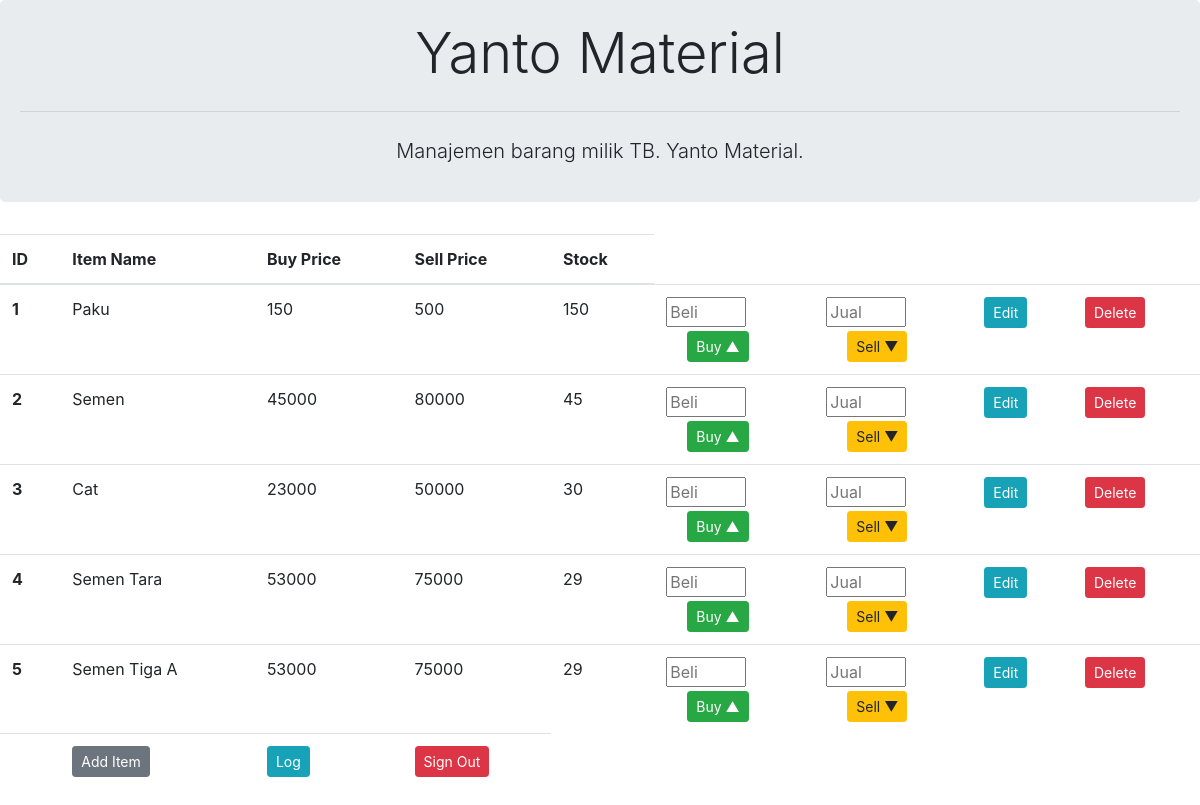
The page /read.php (signed in) on the database its author committed.
### tables this page shows
CREATE TABLE `barang` (
  `IDBarang` int(11) NOT NULL,
  `NamaBarang` varchar(128) NOT NULL,
  `HargaBeli` int(11) NOT NULL,
  `HargaJual` int(11) NOT NULL,
  `Stok` int(11) NOT NULL
);

### read.php (the view, shortened to what this page needs)
<?php
  include 'connection.php';
?>
<!DOCTYPE html>
<html lang="en" dir="ltr">
  <head>
    <link rel="stylesheet" href="https://cdn.jsdelivr.net/npm/bootstrap@4.5.3/dist/css/bootstrap.min.css">
  </head>
  <body>
    <div class="jumbotron text-center" style="padding:20px">
      <h1 class="display-4">Yanto Material</h1>
      <hr class="my-4">
      <p class="lead">Manajemen barang milik TB. Yanto Material.</p>
    </div>
  <table class="table">
  <thead>
    <tr>
      <th scope="col">ID</th>
      <th scope="col">Item Name</th>
      <th scope="col">Buy Price</th>
      <th scope="col">Sell Price</th>
      <th scope="col">Stock</th>
    </tr>
  </thead>
  <tbody>
      <?php
        $sql = "SELECT * FROM barang";
        $result = $connect->query($sql);
        $counter = 0;
        if($result->num_rows>0){
         while ($row = $result->fetch_assoc()){
           $counter++;
           echo "<tr>" .
                "<th scope='row'> $counter </th>" .
                "<td> {$row['NamaBarang']} </td>" .
                "<td> {$row['HargaBeli']} </td>" .
                "<td> {$row['HargaJual']} </td>" .
                "<td> {$row['Stok']} </td>" .
                "<form action='#' method='post'>" .
                "<td><input name='id' value={$row['IDBarang']} hidden>".
                "<input name='jumlah' type='number' min='1' name='jumlah' placeholder='Beli' style='width:80px'>" .
                "<br><button name='buy' type='submit' class='btn btn-sm btn-success' style='margin-left:21px; margin-top:4px'>Buy &#9650;</button></td>" .
                "</form>" .
                "<form action='#' method='post'>" .
                "<input name='id' value={$row['IDBarang']} hidden>".
                "<td><input type='number' min='1' name='jumlah' placeholder='Jual' style='width:80px'>".
                "<br><button name='sell' class='btn btn-sm btn-warning' style='margin-left:21px; margin-top:4px'>Sell &#9660;</button></td>" .
                "</form>" .
                "<form action='update.php' method='post'>" .
                "<input name='id' value={$row['IDBarang']} hidden>".
                "<td><button type='submit' class='btn btn-sm btn-info'>Edit</button></td>" .
                "</form>" .
                "<form action='delete.php' method='post'>" .
                "<input name='id' value={$row['IDBarang']} hidden>".
                "<td><button class='btn btn-sm btn-danger'>Delete</button></td>" .
                "</form></tr>" ;
         }
        }
        ?>
        <td></td>
        <td><a href='create.php' class='btn btn-sm btn-secondary mx-auto'>Add Item</a></td>
        <td><a href='log.php' class='btn btn-sm btn-info mx-auto'>Log</a></td>
        <td><a href='logout.php' class='btn btn-sm btn-danger mx-auto'>Sign Out</a></td>
  </tbody>
</table>
  </body>
</html>

### rows shown on the page
barang: NamaBarang "Paku", HargaBeli "150", HargaJual "500", Stok "150"
barang: NamaBarang "Semen", HargaBeli "45000", HargaJual "80000", Stok "45"
barang: NamaBarang "Cat", HargaBeli "23000", HargaJual "50000", Stok "30"
barang: NamaBarang "Semen Tara", HargaBeli "53000", HargaJual "75000", Stok "29"
barang: NamaBarang "Semen Tiga A", HargaBeli "53000", HargaJual "75000", Stok "29"
